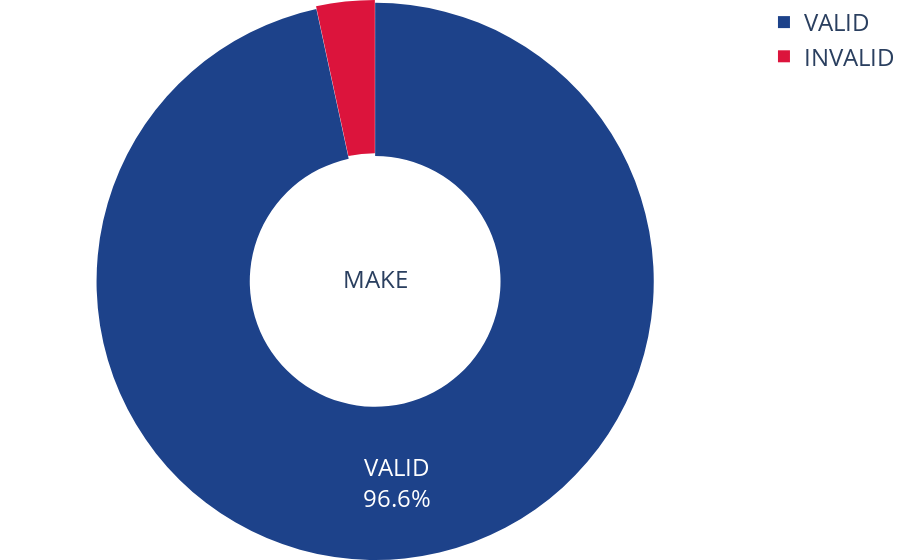

This figure's notebook cell:
### Markdown cell above
#### MAKE DONUT PIE CHART

### Code cell
labels = ['VALID', 'INVALID']
values = [valid_makes, invalid_makes]
colors = ['rgb(29,66,138)', 'crimson' ]

fig = go.Figure(data=[go.Pie(
                              labels=labels,
                              values=values,
                              hole=0.45,
                              pull = 0.005,
                              title = 'MAKE',
                              marker_colors = colors
                              )])

fig.update_traces(text=labels)

fig.update_layout(font = {'size':24},
                  title = {'font': {'size':24}},
                  margin = dict(t=0, b=0, l=1, r=0) 
                 )   

fig.show()

offline.plot(fig, image='png', image_filename= 'make donut chart {}'.format(date))

### Figure 1 — Plotly figure (JSON) as saved in the notebook; plotly's stock layout.template omitted (floating-point values rounded to 4 significant figures)
{"data": [{"hole": 0.45, "labels": ["VALID", "INVALID"], "marker": {"colors": ["rgb(29,66,138)", "crimson"]}, "pull": 0.005, "text": ["VALID", "INVALID"], "title": {"text": "MAKE"}, "type": "pie", "values": [3568, 125]}], "layout": {"font": {"size": 24}, "margin": {"b": 0, "l": 1, "r": 0, "t": 0}, "title": {"font": {"size": 24}}}}
